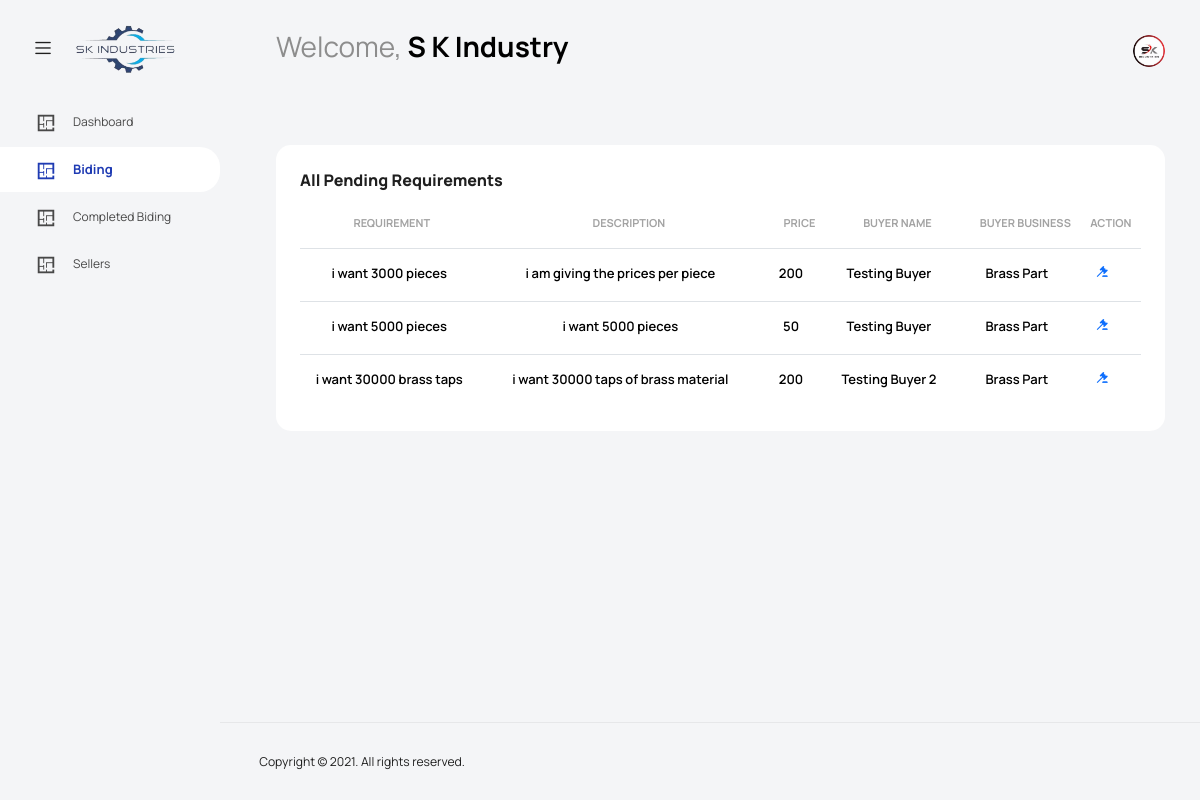
Screenshot of /pages/biding.php (signed in) with the database file from the repository.
### tables this page shows
CREATE TABLE `requirement` (
  `Id` int(11) NOT NULL,
  `BuyerId` int(11) NOT NULL,
  `Price` int(11) NOT NULL,
  `Requirement` varchar(255) NOT NULL,
  `Description` varchar(255) NOT NULL,
  `Status` varchar(255) NOT NULL DEFAULT 'NotFulfilled'
);

CREATE TABLE `users` (
  `Id` int(11) NOT NULL,
  `RoleId` int(11) NOT NULL,
  `Username` varchar(250) NOT NULL,
  `Password` varchar(250) NOT NULL,
  `Email` varchar(250) NOT NULL,
  `Business` varchar(250) NOT NULL,
  `Address` varchar(250) NOT NULL,
  `Number` varchar(250) NOT NULL
);

### assets/includes/init.php (called while the page is built, shortened)
<?php
function urlOf($path)
{
    return BASE_URL . '/' . $path;
}

### pages/biding.php (the view, shortened to what this page needs)
<?php
include "../assets/includes/init.php";
$query = "SELECT Requirement.Id, Requirement.Price, Requirement.Requirement, Requirement.Description, Users.Username, Users.Business FROM requirement INNER JOIN Users ON Requirement.BuyerId = Users.Id WHERE Requirement.Status = 'NotFulfilled'";
$result = $connection->query($query);
$requirementData = $result->fetchAll();
require pathOf('assets/includes/styles.php');
require pathOf('assets/includes/header.php');
require pathOf('assets/includes/navbar.php');
?>
<div class="main-panel">
  <div class="content-wrapper">
    <div class="row">
      <div class="col-sm-12">
        <div class="home-tab">
          <div class="tab-content tab-content-basic">
            <div class="tab-pane fade show active" id="overview" role="tabpanel" aria-labelledby="overview">
              <div class="row">
                <div class="col-lg-12 d-flex flex-column">
                  <div class="row flex-grow">
                    <div class="col-12 grid-margin stretch-card">
                      <div class="card card-rounded">
                        <div class="card-body">
                          <div class="d-sm-flex justify-content-between align-items-start">
                            <div>
                              <h4 class="card-title card-title-dash">
                                All Pending Requirements
                              </h4>
                            </div>
                          </div>
                          <div class="table-responsive mt-1">
                            <table class="table select-table" style="text-align: center;">
                              <thead>
                                <tr>
                                  <th>Requirement</th>
                                  <th>Description</th>
                                  <th>Price</th>
                                  <th>Buyer Name</th>
                                  <th>Buyer Business</th>
                                  <th colspan="3">Action</th>
                                </tr>
                              </thead>
                              <tbody>
                                <?php foreach ($requirementData as $requirement) { ?>
                                  <tr>
                                    <td>
                                      <h6><?= $requirement['Requirement'] ?></h6>
                                    </td>
                                    <td>
                                      <h6><?= $requirement['Description'] ?></h6>
                                    </td>
                                    <td>
                                      <h6><?= $requirement['Price'] ?></h6>
                                    </td>
                                    <td>
                                      <h6><?= $requirement['Username'] ?></h6>
                                    </td>
                                    <td>
                                      <h6><?= $requirement['Business'] ?></h6>
                                    </td>
                                    <td>
                                      <h6><a href="<?= urlOf("pages/viewBid.php?id=") . $requirement['Id'] ?>"><i class="mdi mdi-gavel"></i></a></h6>
                                    </td>
                                  </tr>
                                <?php } ?>
                              </tbody>
                            </table>
                          </div>
                        </div>
                      </div>
                    </div>
                  </div>
                </div>
              </div>
            </div>
          </div>
        </div>
      </div>
    </div>
  </div>
  <?php require pathOf('assets/includes/scripts.php'); ?>
  <?php require pathOf('assets/includes/footer.php'); ?>

### rows the page displays
requirement: Requirement "i want 3000 pieces", Description "i am giving the prices per piece", Price "200", BuyerId.Username "Testing Buyer", BuyerId.Business "Brass Part"
requirement: Requirement "i want 5000 pieces", Description "i want 5000 pieces", Price "50", BuyerId.Username "Testing Buyer", BuyerId.Business "Brass Part"
requirement: Requirement "i want 30000 brass taps", Description "i want 30000 taps of brass material", Price "200", BuyerId.Username "Testing Buyer 2", BuyerId.Business "Brass Part"

### other values shown
$_SESSION['username'] "S K Industry"
